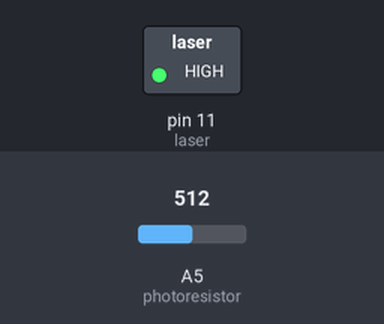
Simulated run of this sketch. Board: Arduino Uno, built with avr-gcc and run on an emulated ATmega328P. On the bench: switched loads named in the sketch (green lamp = pin HIGH). The inputs (shaded band) are chosen by the test bench; at power-on: A5 (photoresistor) = 512. What the sketch prints to the serial monitor is not drawn.

Above: at 0.1 s.
At 6.29 s:
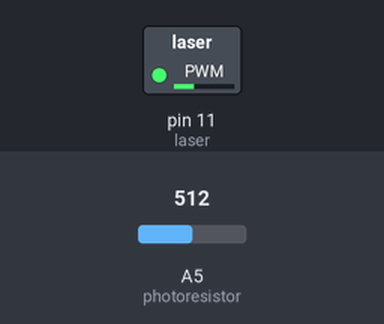
6.3 s: A5 (photoresistor) set to 10
At 7.4 s:
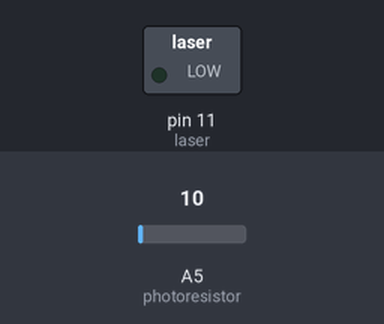
Timing chart, 0 to 9.3 s (numbered marks = the images above; inputs shaded):
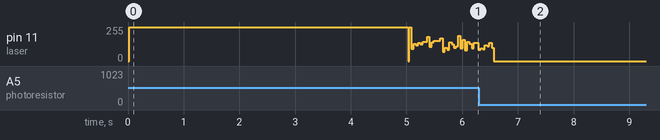

The sketch:

laserComm3.ino
```cpp
int laser = 11;
int photoresistor = A5;
int sensorValue = 0;

String myText = "abcdefghijklmnopqrstuvwxyz The quick brown fox jumped over the lazy dog.";
String binary = "";
String readings = "";
String letters = "";

//void decrypt(String readings){
// for (int i = 0; i < readings.length(); i++){
//  char myChar = readings.charAt(i);
//
// }
//}

void setup() {
  // put your setup code here, to run once:
  pinMode(laser, OUTPUT);
//  pinMode(photoresistor, OUTPUT);
  Serial.begin(9600);
  //Convert the text into binary
  for(int i=0; i<myText.length(); i++){
   char myChar = myText.charAt(i);
    for(int i=7; i>=0; i--){
      byte bytes = bitRead(myChar,i);
//      Serial.print(bytes, BIN);
      binary += bytes;
    }
  }
//  Serial.println(binary);
  digitalWrite(laser, HIGH);
  delay(5000);
//  Serial.println("EHER");
}

void loop() {
  // put your main code here, to run repeatedly:
    if(binary != ""){
    if(binary.charAt(0) == '0'){
      digitalWrite(laser, LOW);
    }
    else{
      digitalWrite(laser, HIGH);
    }
    binary = binary.substring(1,binary.length());
  }
  else{
    Serial.println(readings);
    delay(1000000000);
  }
  delay(1);
  sensorValue = analogRead(photoresistor);
  if (sensorValue < 20){
    readings += "1";
  }
  else{
    readings += "0";
  }
//  Serial.println(sensorValue);
//  Serial.println(sensorValue, DEC);


  delay(1);


}
```
